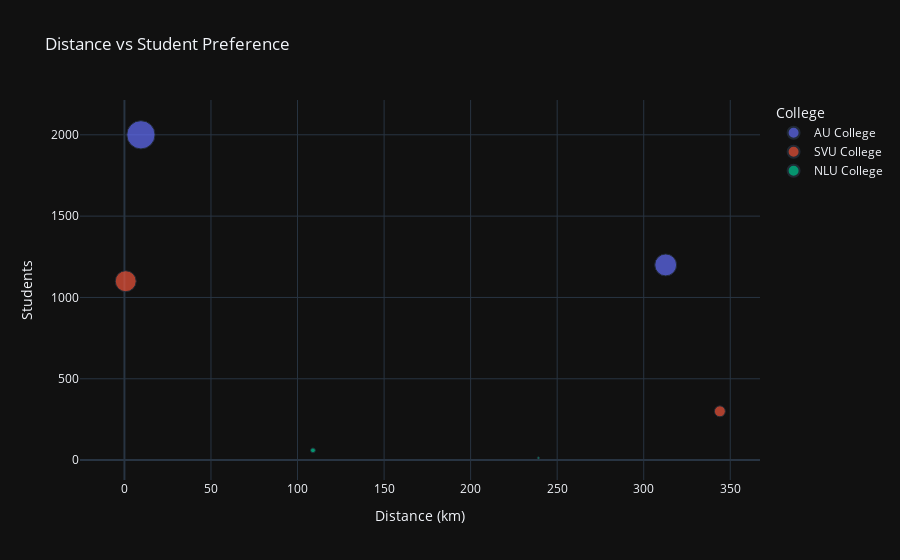

Notebook cell for this chart:
### Code cell
# Sample dataset
import pandas as pd
from geopy.distance import geodesic
import plotly.express as px

# Example locations (lat, long)
district_coords = {
    "Vijayawada": (16.5062, 80.6480),
    "Visakhapatnam": (17.6868, 83.2185),
    "Tirupati": (13.6288, 79.4192),
}

college_coords = {
    "AU College": (17.7191, 83.3018),
    "SVU College": (13.6355, 79.4199),
    "NLU College": (14.4426, 79.9865),
}

# Simulate student preferences
data = []
students = {
    "AU College": [("Vijayawada", 1200), ("Visakhapatnam", 2000)],
    "SVU College": [("Vijayawada", 300), ("Tirupati", 1100)],
    "NLU College": [("Tirupati", 60), ("Vijayawada", 13)],
}

for clg, dist_list in students.items():
    clg_coord = college_coords[clg]
    for district, count in dist_list:
        dist_coord = district_coords[district]
        distance_km = round(geodesic(clg_coord, dist_coord).km, 2)
        data.append({
            "College": clg,
            "District": district,
            "Distance (km)": distance_km,
            "Students": count
        })

df = pd.DataFrame(data)

# Plotting
fig = px.scatter(
    df,
    x="Distance (km)",
    y="Students",
    color="College",
    size="Students",
    hover_name="College",
    hover_data=["District", "Distance (km)", "Students"],
    title="Distance vs Student Preference"
)

fig.update_layout(template="plotly_dark")
fig.show()

### Figure 1 — Plotly figure (JSON) as saved in the notebook; plotly's stock layout.template omitted (floating-point values rounded to 4 significant figures)
{"data": [{"customdata": [["Vijayawada"], ["Visakhapatnam"]], "hovertemplate": "<b>%{hovertext}</b><br><br>College=AU College<br>Distance (km)=%{x}<br>Students=%{marker.size}<br>District=%{customdata[0]}<extra></extra>", "hovertext": ["AU College", "AU College"], "legendgroup": "AU College", "marker": {"color": "#636efa", "size": [1200, 2000], "sizemode": "area", "sizeref": 5, "symbol": "circle"}, "mode": "markers", "name": "AU College", "orientation": "v", "showlegend": true, "type": "scatter", "x": [312.7, 9.53], "xaxis": "x", "y": [1200, 2000], "yaxis": "y"}, {"customdata": [["Vijayawada"], ["Tirupati"]], "hovertemplate": "<b>%{hovertext}</b><br><br>College=SVU College<br>Distance (km)=%{x}<br>Students=%{marker.size}<br>District=%{customdata[0]}<extra></extra>", "hovertext": ["SVU College", "SVU College"], "legendgroup": "SVU College", "marker": {"color": "#EF553B", "size": [300, 1100], "sizemode": "area", "sizeref": 5, "symbol": "circle"}, "mode": "markers", "name": "SVU College", "orientation": "v", "showlegend": true, "type": "scatter", "x": [344.0, 0.75], "xaxis": "x", "y": [300, 1100], "yaxis": "y"}, {"customdata": [["Tirupati"], ["Vijayawada"]], "hovertemplate": "<b>%{hovertext}</b><br><br>College=NLU College<br>Distance (km)=%{x}<br>Students=%{marker.size}<br>District=%{customdata[0]}<extra></extra>", "hovertext": ["NLU College", "NLU College"], "legendgroup": "NLU College", "marker": {"color": "#00cc96", "size": [60, 13], "sizemode": "area", "sizeref": 5, "symbol": "circle"}, "mode": "markers", "name": "NLU College", "orientation": "v", "showlegend": true, "type": "scatter", "x": [108.9, 239.1], "xaxis": "x", "y": [60, 13], "yaxis": "y"}], "layout": {"legend": {"itemsizing": "constant", "title": {"text": "College"}, "tracegroupgap": 0}, "title": {"text": "Distance vs Student Preference"}, "xaxis": {"anchor": "y", "domain": [0, 1], "title": {"text": "Distance (km)"}}, "yaxis": {"anchor": "x", "domain": [0, 1], "title": {"text": "Students"}}}}
